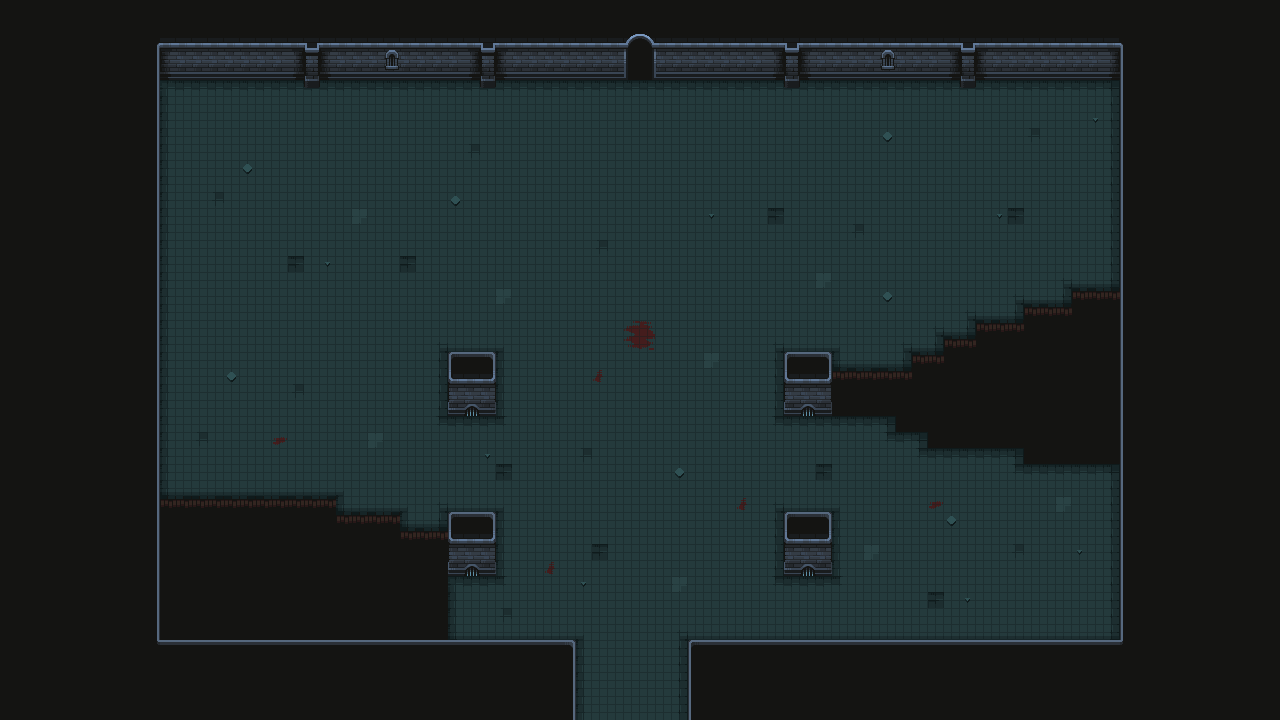

This is a level from a 2D game, rendered from its Tiled map with the project's own tilesets. A one-line summary and the map file follow, with tile-layer data summarised:
An orthogonal 80x45 tile map with 16x16 px tiles, 3 tile layers (Suelo, Pared, Decoracion), 2 tilesets and 3 objects.

<map version="1.9" tiledversion="1.9.2" orientation="orthogonal" renderorder="right-down" width="80" height="45" tilewidth="16" tileheight="16" infinite="0" nextlayerid="5" nextobjectid="4">
 <tileset firstgid="1" name="Tiles" tilewidth="16" tileheight="16" tilecount="625" columns="25">
  <image source="Tiles.png" width="400" height="400" />
  <wangsets>
   <wangset name="Suelo" type="corner" tile="-1">
    <wangcolor name="Esquina" color="#ff0000" tile="-1" probability="1" />
    <wangcolor name="Centro" color="#00ff00" tile="-1" probability="1" />
    <wangtile tileid="4" wangid="0,1,0,2,0,1,0,1" />
    <wangtile tileid="5" wangid="0,1,0,2,0,2,0,1" />
    <wangtile tileid="6" wangid="0,1,0,1,0,2,0,1" />
    <wangtile tileid="7" wangid="0,2,0,1,0,2,0,2" />
    <wangtile tileid="8" wangid="0,2,0,1,0,1,0,2" />
    <wangtile tileid="9" wangid="0,2,0,2,0,1,0,2" />
    <wangtile tileid="29" wangid="0,2,0,2,0,1,0,1" />
    <wangtile tileid="30" wangid="0,2,0,2,0,2,0,2" />
    <wangtile tileid="31" wangid="0,1,0,1,0,2,0,2" />
    <wangtile tileid="32" wangid="0,1,0,1,0,2,0,2" />
    <wangtile tileid="33" wangid="0,1,0,1,0,1,0,1" />
    <wangtile tileid="34" wangid="0,2,0,2,0,1,0,1" />
    <wangtile tileid="54" wangid="0,2,0,1,0,1,0,1" />
    <wangtile tileid="55" wangid="0,2,0,1,0,1,0,2" />
    <wangtile tileid="56" wangid="0,1,0,1,0,1,0,2" />
    <wangtile tileid="57" wangid="0,1,0,2,0,2,0,2" />
    <wangtile tileid="58" wangid="0,1,0,2,0,2,0,1" />
    <wangtile tileid="59" wangid="0,2,0,2,0,2,0,1" />
   </wangset>
  </wangsets>
 </tileset>
 <tileset firstgid="626" name="Props" tilewidth="16" tileheight="16" tilecount="625" columns="25">
  <image source="Props.png" width="400" height="400" />
 </tileset>
 <layer id="1" name="Suelo" width="80" height="45">
  <properties>
   <property name="Draw" type="bool" value="true" />
   <property name="Navigation" type="bool" value="false" />
  </properties>
  <data>[3600 cells, 3600 non-empty, 25 distinct tile ids]</data>
 </layer>
 <layer id="2" name="Pared" width="80" height="45">
  <properties>
   <property name="Draw" type="bool" value="true" />
   <property name="Navigation" type="bool" value="false" />
  </properties>
  <data>[3600 cells, 1517 non-empty, 38 distinct tile ids]</data>
 </layer>
 <layer id="3" name="Decoracion" width="80" height="45">
  <properties>
   <property name="Draw" type="bool" value="true" />
   <property name="Navigation" type="bool" value="false" />
  </properties>
  <data>[3600 cells, 206 non-empty, 22 distinct tile ids]</data>
 </layer>
 <objectgroup id="4" name="Colliders">
  <properties>
   <property name="Platform" type="bool" value="true" />
  </properties>
  <object id="1" x="160" y="64">
   <polygon points="0,0 144,0 144,16 160,16 160,0 320,0 320,16 336,16 336,0 464,0 464,-16 496,-16 496,0 624,0 624,16 640,16 640,0 800,0 800,16 816,16 816,0 960,0 960,224 912,224 912,240 864,240 864,256 816,256 816,272 784,272 784,288 752,288 752,304 672,304 672,288 624,288 624,336 672,336 672,352 736,352 736,368 768,368 768,384 864,384 864,384 864,400 960,400 960,576 528,576 528,656 1120,656 1120,-64 -160,-64 -160,656 416,656 416,576 288,576 288,496 336,496 336,448 288,448 288,464 240,464 240,448 176,448 176,432 0,432" />
  </object>
  <object id="2" x="448" y="352">
   <polygon points="0,0 48,0 48,48 0,48" />
  </object>
  <object id="3" x="784" y="512">
   <polygon points="0,0 48,0 48,48 0,48" />
  </object>
 </objectgroup>
</map>
